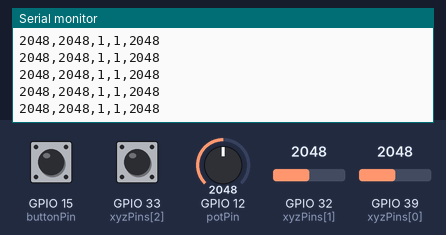
The sketch below on a simulated ESP32. On the bench: the last lines printed to the serial monitor. Inputs (shaded band) come from the test bench; at power-on: GPIO 12 (potPin) = 2048, GPIO 32 (xyzPins[1]) = 2048, GPIO 39 (xyzPins[0]) = 2048, GPIO 15 (buttonPin) HIGH, GPIO 33 (xyzPins[2]) HIGH.

Above: at 1.2 s.
1.3 s: GPIO 12 (potPin) set to 2866
At 1.31 s:
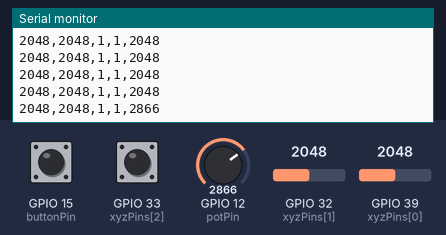
2.8 s: GPIO 32 (xyzPins[1]) set to 2866
At 2.82 s:
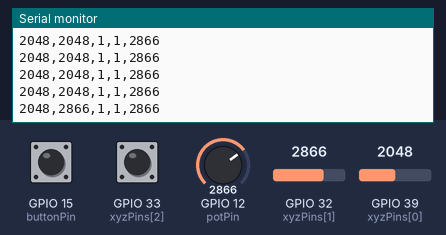
4.3 s: GPIO 39 (xyzPins[0]) set to 2866
At 4.33 s:
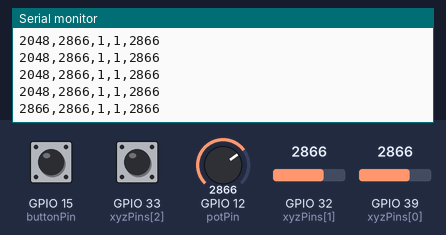
5.8 s: GPIO 15 (buttonPin) pulled LOW for 0.15 s
At 5.83 s:
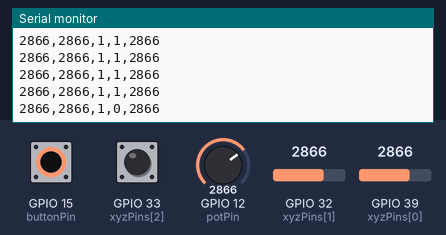
7.4 s: GPIO 33 (xyzPins[2]) pulled LOW for 0.15 s
At 7.44 s:
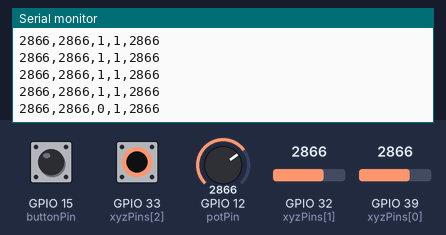
9.0 s: GPIO 12 (potPin) set to 3603
At 9.05 s:
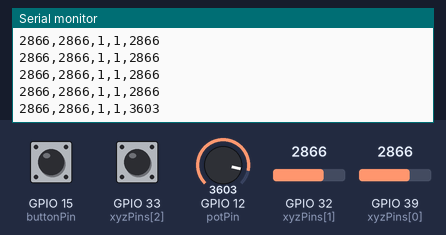
Timing chart, 0 to 11.5 s (numbered marks = the images above; inputs shaded):
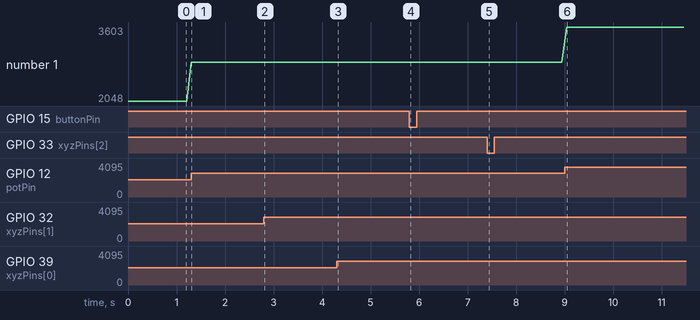

The sketch:

arduino.ino
```cpp
/*
  LILYGO Joystick Example with Button and Potentiometer
  Joystick X, Y, and SW are connected to pins 39, 32, and 33
  Button connected to pin 14
  Potentiometer connected to pin 36
  Prints out X, Y, Z, Button, and Potentiometer values to Serial
*/

int xyzPins[] = {39, 32, 33};   // x, y, z(switch) pins
int buttonPin = 15;             // Digital pin for the button
int potPin = 12;                // Analog pin for the potentiometer

void setup() {
  Serial.begin(115200);
  pinMode(xyzPins[2], INPUT_PULLUP);  // Pull-up resistor for joystick switch
  pinMode(buttonPin, INPUT_PULLUP);   // Pull-up resistor for button
}

void loop() {
  int xVal = analogRead(xyzPins[0]);
  int yVal = analogRead(xyzPins[1]);
  int zVal = digitalRead(xyzPins[2]);
  int buttonVal = digitalRead(buttonPin);
  int potVal = analogRead(potPin);

  // Send data to Serial in CSV format for easy parsing in Processing
  Serial.printf("%d,%d,%d,%d,%d\n", xVal, yVal, zVal, buttonVal, potVal);
  delay(100);
}
```

Measured:
- after the input at 1.3 s, the serial monitor: prints a new line at once (image 1)
- after the input at 2.8 s, the serial monitor: prints a new line at once (image 2)
- after the input at 4.3 s, the serial monitor: prints a new line at once (image 3)
- after the input at 5.8 s, the serial monitor: prints a new line at once (image 4)
- after the input at 7.4 s, the serial monitor: prints a new line at once (image 5)
- after the input at 9.0 s, the serial monitor: prints a new line at once (image 6)
- plotted number 1: 2048 → 2866 after the input at 1.3 s, 2866 → 3603 after the input at 9.0 s
